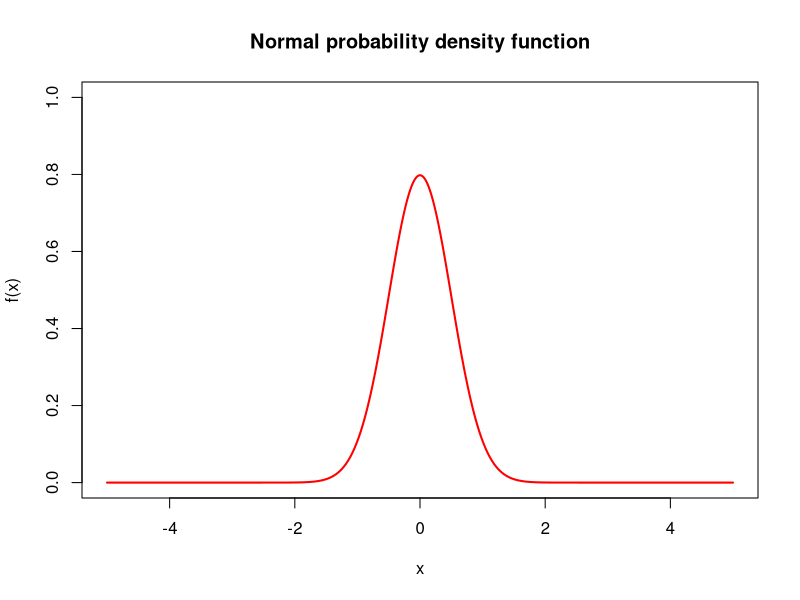

The R source for this figure: (Note: this script raises an error after producing the figure.)
set.seed(1)
min.x <- -5

max.x <- 5

num.samples <- 1000

x <- seq(from = min.x, to = max.x, length = num.samples)

# Open new blank plot with x limits from -5 to 5, and y limits from 0 to 1
plot(c(-5, 5), c(0, 1), xlab = 'x', ylab = 'f(x)',
     main = "Normal probability density function", 
     type = "n")

# Add each density plot one at a time
lines(x, dnorm(x, mean = 0, sd = 0.5), lwd = 2, col = "red")
dnor
lines(x, dnorm(x, mean = 0, sd = 1), lwd = 2, col = "green")

lines(x, dnorm(x, mean = 0, sd = 2), lwd = 2, col = "blue")

lines(x, dnorm(x, mean = -2, sd = 1), lwd = 2, col = "magenta")

# We can also add a legend to the plot  
legend("topright", c("mean=0, sd=0.5", "mean=0, sd=1", "mean=0, sd=2", "mean=-2, sd=1"), col = c("red","green","blue","magenta"), lty = 1, lwd = 2)

## A more elegant approach to add the lines is to use a 
## for loop to go through and add each density to the plot. We will define some variables to loop over first.

normal.mean <- c(0, 0, 0, -2)

normal.sd <- c(0.5, 1, 2, 1)

colors <- c("red", "green", "blue", "magenta")

## Now we can use the for loop to repeatedly call 
## the lines function with different arguments.

# Open new plot with x limits from -5 to 5, and y limits from 0 to 1
plot(c(-5, 5), c(0, 1), xlab = 'x', ylab = 'f(x)', main = "Normal probability density function", type = "n")

# Add density plots with a for loop
for(i in 1:length(normal.mean)){
  lines(x, dnorm(x, mean = normal.mean[i], sd = normal.sd[i]), lwd = 2, col = colors[i])
}

# Add a legend to the plot  
legend("topright", paste0("mean=", normal.mean, ", sd=", normal.sd), col = colors, lty = 1, lwd = 2)
set.seed(1)
n <- 100
normal.mean <- 1
normal.sd <- 1
y <- rnorm(n, mean = normal.mean, sd = normal.sd)
(y.mean <- mean(y))
(y.mean.manual <- (sum(y)/n))


## explore convergence on true mean as sample size
## increases
set.seed(1)

## true mean (comes from other steps which I
## didn't include)
true.mean <- normal.mean
true.variance <- normal.sd^2

# Number of samples
num.samp <- 100

# Size of each sample
samp.size <- 10

# Generate the samples in a matrix with num.samp rows and samp.size columns
y <- matrix(rnorm(n = num.samp * samp.size, mean = normal.mean, sd = normal.sd),
            nrow = num.samp, ncol=samp.size)

y.mean <- apply(y, 1, mean)
y.means <- apply(y, 2, mean)
## 1 is rows, 2 is columns, 1:2 is both

all.equal(apply(y, 1, mean), rowMeans(y))

length(y.mean)
length(y.means)

mean.diff <- y.mean - true.mean
head(mean.diff)

boxplot(mean.diff)

## function for all dis code
normalSampleMean <- function(normal.mean, normal.sd, num.samp, samp.size){
  y <- matrix(rnorm(n = num.samp * samp.size, mean = normal.mean, sd = normal.sd),
              nrow = num.samp, ncol=samp.size)
  
  y.mean <- rowMeans(y)
  
  return(y.mean)
}

samp.sizes <- c(10, 100, 1000, 1e4)

names(samp.sizes) <- paste0("n=", samp.sizes)

samp.sizes

set.seed(1)

num.samp <- 100

y.mean <- sapply(samp.sizes, normalSampleMean,
                 num.samp = num.samp, normal.mean
                 = normal.mean, normal.sd = 
                   normal.sd)

boxplot(y.mean - true.mean, xlab = "Sample size (n)",
        ylab = expression(bar(Y)[n]-mu))


## NOW ON TO THE CLT ------------------------
df <- 1

x <- seq(0, 10, length=1000)

plot(x, dchisq(x, df = df), type="l", xlab='x', ylab='f(x)', main="Chi-square probability density function")

set.seed(1)

# set sample size and the number of samples to draw
samp.size <- 5

num.samp <- 1000

# Draw 1000 samples and compute means
y <- matrix(rchisq(n = num.samp * samp.size, df = df), nrow = num.samp, ncol=samp.size)

y.mean <- rowMeans(y)

## Next, we will compute Zn with the true mean and 
## variance given below.

# Compute the true values
true.mean <- df

true.variance <- df*2

# Compute normalised values
z.n <- (sqrt(samp.size) * (y.mean - true.mean)) / sqrt(true.variance)

# Plot a histogram
hist(z.n, probability=TRUE, xlab=expression(Z[n]))

# Compute the normal density and overlay it on the plot in red
y <- seq(min(z.n), max(z.n), length=1000)

dens <- dnorm(y, mean=0, sd=1)

lines(y, dens, col="red")

## small sample size (5) means our data doesn't 
## fit very well with the normal distribution

## Function
chisqNormalisedMean <- function(df, num.samp, samp.size){
  # Compute the true values
  true.mean <- df
  
  true.variance <- df*2
  
  # Draw samples 
  y <- matrix(rchisq(n = num.samp * samp.size, df = df), nrow = num.samp, ncol=samp.size)
  
  y.mean <- rowMeans(y)
  
  # Compute normalised values
  z.n <- (sqrt(samp.size) * (y.mean - true.mean)) / sqrt(true.variance)
  
  return(z.n)
}